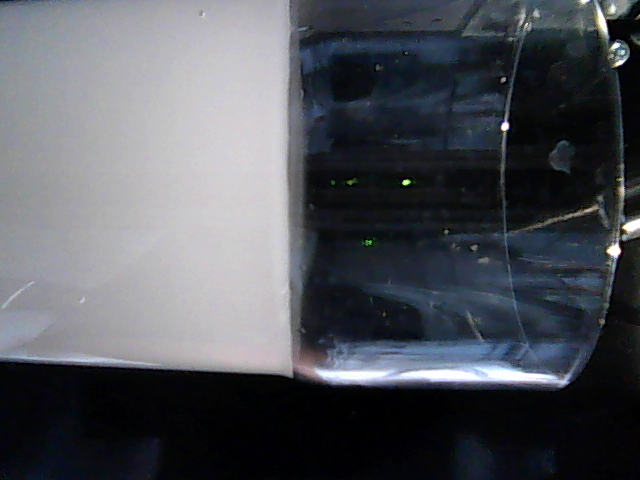
#> input picture tests/Kamera1.png, 640 x 480 px, given in place of the camera
$ python Automatik_V1.py
#> lines starting #> are read from the running program, lines starting #| are printed output that depends on the picture; after the words box and inside, x2 and y2 are one past the last pixel; in counts of white or black regions, pixels touching at a corner belong together
import cv2
import numpy as np

# Funktion zum Drehen eines Bildes um 90 Grad gegen den Uhrzeigersinn
def rotate_image(image):
    return cv2.rotate(image, cv2.ROTATE_90_COUNTERCLOCKWISE)

# Funktion zum Berechnen der Länge einer Linie
def line_length(x1, y1, x2, y2):
    return np.sqrt((x2 - x1) ** 2 + (y2 - y1) ** 2)

# Funktion zum Berechnen des gewichteten Mittelwerts der Kantenpositionen
def calculate_weighted_average_edge_position(lines):
    total_weight = 0
    weighted_sum = 0
    for x1, y1, x2, y2 in lines:
        length = line_length(x1, y1, x2, y2)
        avg_y = (y1 + y2) / 2
        weighted_sum += avg_y * length
        total_weight += length
    if total_weight > 0:
        return int(weighted_sum / total_weight)
    return None

# Funktion zur Berechnung des Winkels einer Linie
def calculate_angle(x1, y1, x2, y2):
    return np.degrees(np.arctan2(y2 - y1, x2 - x1))

# Funktion zum Filtern von Linien nach horizontaler Ausrichtung
def filter_horizontal_lines(lines, angle_threshold=10):
    horizontal_lines = []
    if lines is not None:
        for line in lines:
            for x1, y1, x2, y2 in line:
                angle = calculate_angle(x1, y1, x2, y2)
                # Filtern nach horizontalen Linien mit einem Toleranzbereich von ±angle_threshold Grad
                if abs(angle) <= angle_threshold:
                    horizontal_lines.append((x1, y1, x2, y2))
    return horizontal_lines

# Zugriff auf die Webcam (Kamera 0)
cap = cv2.VideoCapture(0)

if not cap.isOpened():
    print("Fehler: Webcam konnte nicht geöffnet werden")
    exit()

# HSV-Bereich festlegen
hMin = 0
sMin = 0
vMin = 100
hMax = 150
sMax = 100
vMax = 255

# Erstellen eines HSV-Min/Max-Arrays
lower_hsv = np.array([hMin, sMin, vMin])
upper_hsv = np.array([hMax, sMax, vMax])

while True:
    # Bild von der Webcam lesen
    ret, frame = cap.read()
#> frame is the input picture: shape (480, 640, 3); mean B, G, R 90.3, 83.8, 81

    if not ret:
        print("Fehler: Bild konnte nicht aufgenommen werden")
        break

    # Bild um 90 Grad gegen den Uhrzeigersinn drehen
    rotated_frame = rotate_image(frame)
#> in rotate_image, `return cv2.rotate(image, cv2.ROTATE_90_COUNTERCLOCKWISE)`:
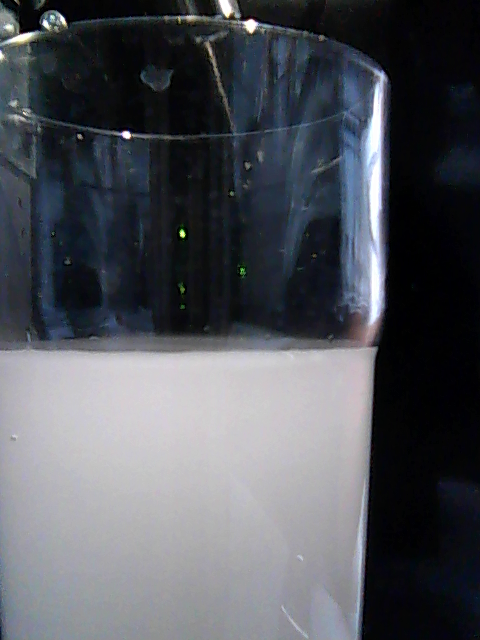
#> returned value: shape (640, 480, 3); mean of channels 0, 1, 2 90.3, 83.8, 81; drawn as B, G, R

    # Bild von BGR zu HSV konvertieren
    hsv_frame = cv2.cvtColor(rotated_frame, cv2.COLOR_BGR2HSV)
#> hsv_frame: shape (640, 480, 3); mean H, S, V 104.8, 67.9, 90.7

    # Maske basierend auf HSV-Werten erstellen
    mask = cv2.inRange(hsv_frame, lower_hsv, upper_hsv)
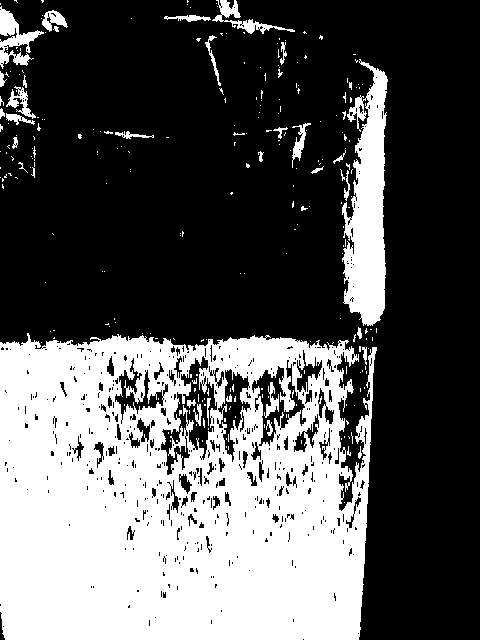
#> mask: shape (640, 480); 35% white; 265 white regions (230 under 20 px), largest, box (x1, y1, x2, y2) and area: (0, 333, 377, 640) 94592, (342, 59, 388, 326) 7675, (0, 6, 44, 69) 1062

    # Maske auf das Bild anwenden
    masked_frame = cv2.bitwise_and(rotated_frame, rotated_frame, mask=mask)
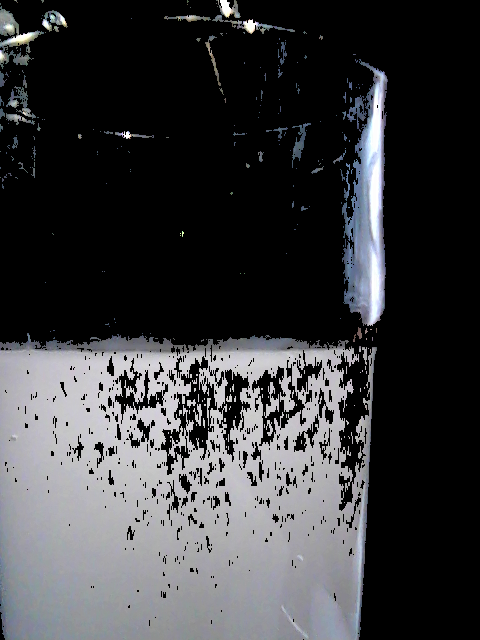
#> masked_frame: shape (640, 480, 3); mean B, G, R 61.5, 59.2, 58.7

    # Technik 1: Bild glätten, um unnötige Details zu entfernen
    blurred_frame = cv2.GaussianBlur(masked_frame, (5, 5), 0)
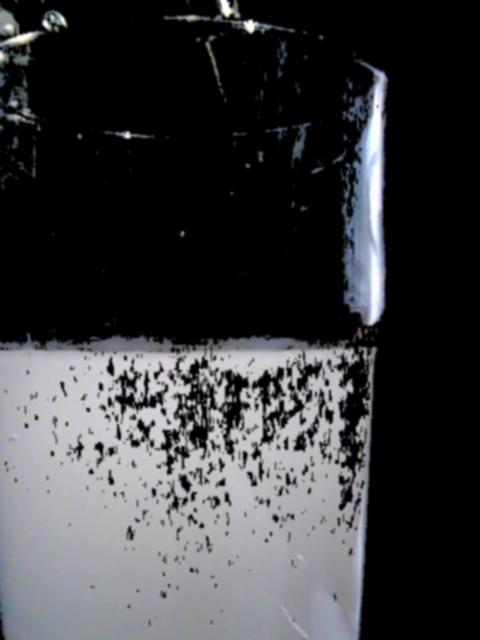
#> blurred_frame: shape (640, 480, 3); mean B, G, R 61.5, 59.2, 58.7

    # Kanten im maskierten und geglätteten Bild mit Canny finden
    edges = cv2.Canny(blurred_frame, 100, 200)
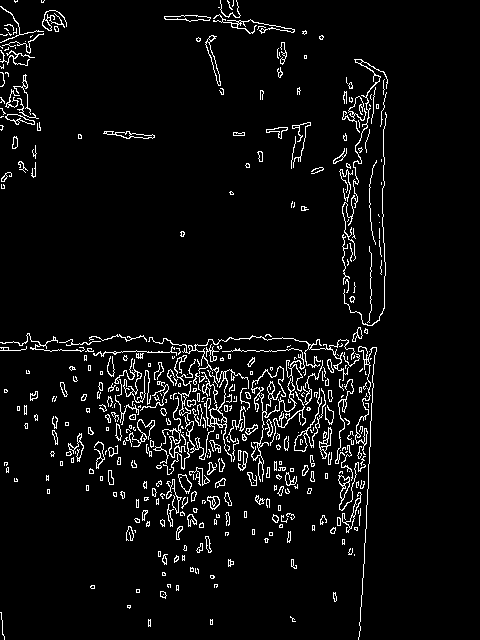
#> edges: shape (640, 480); 5% white in thin lines or dots, all inside (x1, y1, x2, y2) = (0, 0, 388, 640)

    # Hough-Linien-Transformation verwenden, um Linien zu erkennen
    lines = cv2.HoughLinesP(edges, 1, np.pi / 180, threshold=80, minLineLength=50, maxLineGap=10)
#> lines = 53 rows, first 6: [361, 606, 375, 347], [231, 350, 306, 350], [344, 303, 344, 217], [114, 351, 189, 352], [294, 450, 317, 339], [345, 401, 348, 340]

    # Nur fast waagerechte Linien filtern (±10 Grad)
    horizontal_lines = filter_horizontal_lines(lines, angle_threshold=50)
#> the loop in filter_horizontal_lines, `for line in lines:` made 53 passes
#> line on passes 1 to 12: [[361, 606, 375, 347]], [[231, 350, 306, 350]], [[344, 303, 344, 217]], [[114, 351, 189, 352]], [[294, 450, 317, 339]], [[345, 401, 348, 340]], [[358, 163, 360, 97]], [[343, 429, 343, 368]], [[345, 133, 347, 221]], [[255, 403, 319, 339]], [[57, 350, 116, 353]], [[160, 521, 294, 387]]
#> after the loop in filter_horizontal_lines, `for line in lines:`: horizontal_lines = 24 items, first 6: (231, 350, 306, 350), (114, 351, 189, 352), (255, 403, 319, 339), (57, 350, 116, 353), (160, 521, 294, 387), (281, 387, 346, 397)

    # Neues leeres Bild für gefilterte Kanten (nur horizontale Linien)
    filtered_edges = np.zeros_like(edges)

    # Zeichne gefilterte horizontale Linien
    for x1, y1, x2, y2 in horizontal_lines:
        cv2.line(filtered_edges, (x1, y1), (x2, y2), 255, 2)
#> this loop made 24 passes
#> (x1, y1, x2, y2) on passes 1 to 12: (231, 350, 306, 350), (114, 351, 189, 352), (255, 403, 319, 339), (57, 350, 116, 353), (160, 521, 294, 387), (281, 387, 346, 397), (278, 399, 332, 345), (201, 459, 319, 341), (162, 525, 233, 454), (173, 383, 371, 358), (200, 458, 310, 344), (257, 425, 320, 370)
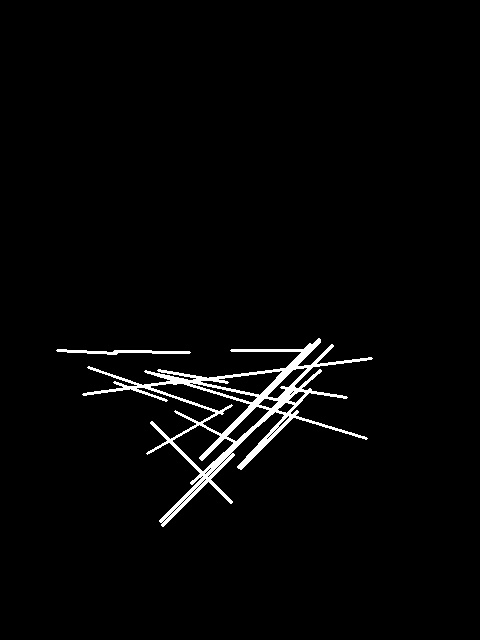
#> filtered_edges: shape (640, 480); 2.4% white; 2 white regions, box (x1, y1, x2, y2) and area: (82, 338, 373, 527) 6894, (56, 349, 191, 355) 409

    # Durchschnitt der Kantenpositionen berechnen (y-Achse)
    avg_edge_pos = calculate_weighted_average_edge_position(horizontal_lines)
#> the loop in calculate_weighted_average_edge_position, `for x1, y1, x2, y2 in lines:` made 24 passes
#> (x1, y1, x2, y2, length, avg_y, weighted_sum, total_weight) on passes 1 to 12: (231, 350, 306, 350, 75, 350, 26250, 75), (114, 351, 189, 352, 75.01, 351.5, 52614.8, 150), (255, 403, 319, 339, 90.51, 371, 86193.9, 240.5), (57, 350, 116, 353, 59.08, 351.5, 106959.2, 299.6), (160, 521, 294, 387, 189.5, 454, 192994.3, 489.1), (281, 387, 346, 397, 65.76, 392, 218774.1, 554.9), (278, 399, 332, 345, 76.37, 372, 247182.8, 631.2), (201, 459, 319, 341, 166.9, 400, 313933.7, 798.1), (162, 525, 233, 454, 100.4, 489.5, 363084, 898.5), (173, 383, 371, 358, 199.6, 370.5, 437025.4, 1098.1), (200, 458, 310, 344, 158.4, 401, 500550.7, 1256.5), (257, 425, 320, 370, 83.63, 397.5, 533793.7, 1340.1)
#> after the loop in calculate_weighted_average_edge_position, `for x1, y1, x2, y2 in lines:`: total_weight = 2638; weighted_sum = 1069662.7
#> avg_edge_pos = 405

    # Bestimmen der Fensterhöhe
    window_height = rotated_frame.shape[0]
#> window_height = 640

    # Berechnung der Ober- und Untergrenze (80% und 50%)
    upper_limit = int(0.80 * window_height)  # Obergrenze bei 80%
#> upper_limit = 512
    lower_limit = int(0.50 * window_height)  # Untergrenze bei 50%
#> lower_limit = 320

    # Grenzen einzeichnen
    cv2.line(rotated_frame, (0, lower_limit), (rotated_frame.shape[1], lower_limit), (255, 0, 0), 2)  # Untergrenze (50%)
    cv2.line(rotated_frame, (0, upper_limit), (rotated_frame.shape[1], upper_limit), (0, 0, 255), 2)  # Obergrenze (80%)

    # Prüfen, ob der Durchschnitt der Kantenpositionen unter oder oberhalb der Grenzen liegt
    if avg_edge_pos is not None:
        # Mittelwert-Linie einzeichnen
        cv2.line(rotated_frame, (0, avg_edge_pos), (rotated_frame.shape[1], avg_edge_pos), (0, 255, 0), 2)
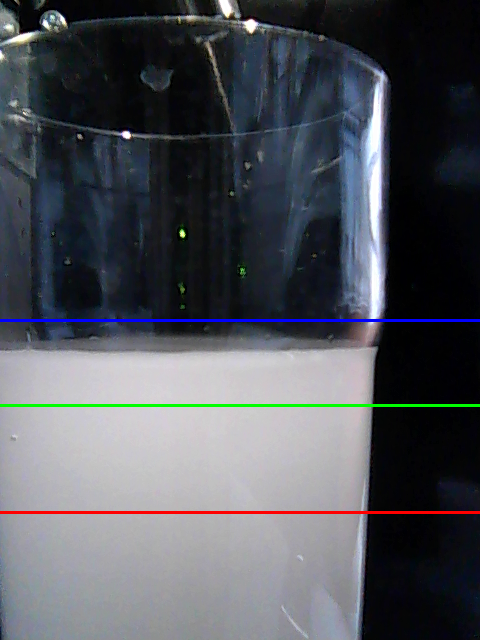
#> rotated_frame: shape (640, 480, 3); mean B, G, R 89.9, 83.5, 80.7

        # Überprüfung der Position
        if avg_edge_pos < lower_limit:
            print("Der Mittelwert der Kanten liegt über der Obergrenze!")
        elif avg_edge_pos > upper_limit:
            print("Der Mittelwert der Kanten liegt unter der Untergrenze!")
        else:
            print("Der Mittelwert der Kanten liegt im zulässigen Bereich.")

    # Bild anzeigen
    cv2.imshow('Original Rotated Webcam', rotated_frame)
    cv2.imshow('Filtered Horizontal Edges', filtered_edges)

    # Abbrechen, wenn die Taste 'q' gedrückt wird
    if cv2.waitKey(1) & 0xFF == ord('q'):
#> (key q is pressed here)
        break

# Webcam freigeben und Fenster schließen
cap.release()
cv2.destroyAllWindows()
